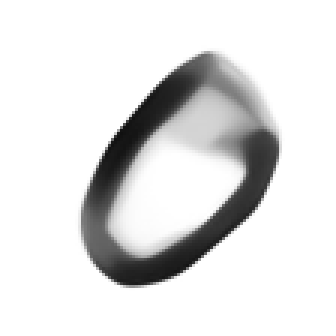
#> input picture VAE_MNIST/hr/id1_id4_0.2.png, 112 x 112 px (shown 3 times larger)
$ python gaussian_bulr.py
#> lines starting #> are read from the running program, lines starting #| are printed output that depends on the picture
import cv2
import numpy

# read image
src = cv2.imread('hr/id1_id4_0.2.png', cv2.IMREAD_UNCHANGED)
#> src is the input picture: shape (112, 112); min 16, max 255, mean 225.1

# apply guassian blur on src image
dst = cv2.GaussianBlur(src,(5,5),cv2.BORDER_DEFAULT)
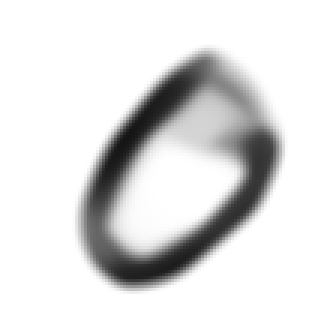
#> dst: shape (112, 112) (shown 3 times larger); min 21, max 255, mean 225.1

# display input and output image
cv2.imwrite("blur.png",numpy.hstack((src, dst)))
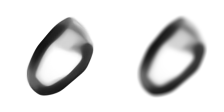
#> saved as blur.png: shape (112, 224); min 16, max 255, mean 225.1
# cv2.waitKey(0) # waits until a key is pressed
# cv2.destroyAllWindows() # d
